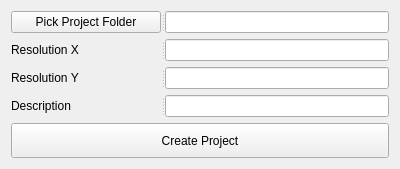
<?xml version="1.0" encoding="UTF-8"?>
<ui version="4.0">
 <class>CreateProject</class>
 <widget class="QWidget" name="CreateProject">
  <property name="geometry">
   <rect>
    <x>0</x>
    <y>0</y>
    <width>400</width>
    <height>160</height>
   </rect>
  </property>
  <property name="windowTitle">
   <string>Create Project</string>
  </property>
  <layout class="QVBoxLayout" name="verticalLayout">
   <item>
    <widget class="QSplitter" name="splitter_5">
     <property name="orientation">
      <enum>Qt::Horizontal</enum>
     </property>
     <widget class="QPushButton" name="btnPickProject">
      <property name="minimumSize">
       <size>
        <width>150</width>
        <height>0</height>
       </size>
      </property>
      <property name="maximumSize">
       <size>
        <width>150</width>
        <height>16777215</height>
       </size>
      </property>
      <property name="text">
       <string>Pick Project Folder</string>
      </property>
     </widget>
     <widget class="QLineEdit" name="linProjectFolder"/>
    </widget>
   </item>
   <item>
    <widget class="QSplitter" name="splitter">
     <property name="orientation">
      <enum>Qt::Horizontal</enum>
     </property>
     <widget class="QLabel" name="label">
      <property name="minimumSize">
       <size>
        <width>150</width>
        <height>0</height>
       </size>
      </property>
      <property name="maximumSize">
       <size>
        <width>150</width>
        <height>16777215</height>
       </size>
      </property>
      <property name="text">
       <string>Resolution X</string>
      </property>
     </widget>
     <widget class="QLineEdit" name="linSizeX"/>
    </widget>
   </item>
   <item>
    <widget class="QSplitter" name="splitter_2">
     <property name="orientation">
      <enum>Qt::Horizontal</enum>
     </property>
     <widget class="QLabel" name="label_2">
      <property name="minimumSize">
       <size>
        <width>150</width>
        <height>0</height>
       </size>
      </property>
      <property name="maximumSize">
       <size>
        <width>150</width>
        <height>16777215</height>
       </size>
      </property>
      <property name="text">
       <string>Resolution Y</string>
      </property>
     </widget>
     <widget class="QLineEdit" name="linSizeY"/>
    </widget>
   </item>
   <item>
    <widget class="QSplitter" name="splitter_4">
     <property name="orientation">
      <enum>Qt::Horizontal</enum>
     </property>
     <widget class="QLabel" name="label_4">
      <property name="minimumSize">
       <size>
        <width>150</width>
        <height>0</height>
       </size>
      </property>
      <property name="maximumSize">
       <size>
        <width>150</width>
        <height>16777215</height>
       </size>
      </property>
      <property name="text">
       <string>Description</string>
      </property>
     </widget>
     <widget class="QLineEdit" name="linDescription"/>
    </widget>
   </item>
   <item>
    <widget class="QPushButton" name="btnCreateProject">
     <property name="minimumSize">
      <size>
       <width>0</width>
       <height>35</height>
      </size>
     </property>
     <property name="text">
      <string>Create Project</string>
     </property>
    </widget>
   </item>
  </layout>
 </widget>
 <resources/>
 <connections/>
</ui>
